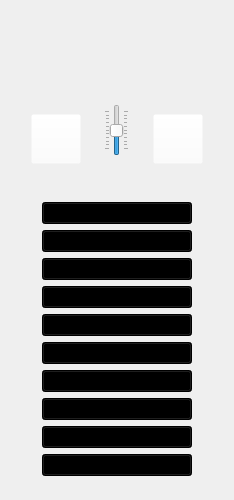
<?xml version="1.0" encoding="UTF-8"?>
<ui version="4.0">
 <class>PlaylistRadio</class>
 <widget class="QWidget" name="PlaylistRadio">
  <property name="geometry">
   <rect>
    <x>0</x>
    <y>0</y>
    <width>234</width>
    <height>500</height>
   </rect>
  </property>
  <property name="minimumSize">
   <size>
    <width>231</width>
    <height>500</height>
   </size>
  </property>
  <property name="maximumSize">
   <size>
    <width>234</width>
    <height>500</height>
   </size>
  </property>
  <property name="windowTitle">
   <string>Form</string>
  </property>
  <property name="styleSheet">
   <string notr="true">background-image: url(:/res/prosrach.png);
</string>
  </property>
  <layout class="QGridLayout" name="gridLayout_3">
   <item row="1" column="0">
    <layout class="QGridLayout" name="gridLayout_2">
     <item row="0" column="0" colspan="3">
      <layout class="QGridLayout" name="gridLayout">
       <item row="0" column="0" colspan="3">
        <widget class="QLabel" name="radio_label">
         <property name="minimumSize">
          <size>
           <width>210</width>
           <height>30</height>
          </size>
         </property>
         <property name="maximumSize">
          <size>
           <width>210</width>
           <height>30</height>
          </size>
         </property>
         <property name="styleSheet">
          <string notr="true">background-color: rgba(255, 255, 255, 0);
color: rgb(255, 255, 0);
font: italic 14pt &quot;Times New Roman&quot;;</string>
         </property>
         <property name="text">
          <string/>
         </property>
         <property name="alignment">
          <set>Qt::AlignCenter</set>
         </property>
        </widget>
       </item>
       <item row="1" column="0">
        <spacer name="horizontalSpacer_6">
         <property name="orientation">
          <enum>Qt::Horizontal</enum>
         </property>
         <property name="sizeHint" stdset="0">
          <size>
           <width>13</width>
           <height>20</height>
          </size>
         </property>
        </spacer>
       </item>
       <item row="1" column="1">
        <widget class="QLabel" name="track_label">
         <property name="minimumSize">
          <size>
           <width>190</width>
           <height>30</height>
          </size>
         </property>
         <property name="maximumSize">
          <size>
           <width>190</width>
           <height>30</height>
          </size>
         </property>
         <property name="styleSheet">
          <string notr="true">background-color: rgba(255, 255, 255, 0);
color: rgb(0, 255, 127);
font: italic 11pt &quot;Times New Roman&quot;;</string>
         </property>
         <property name="text">
          <string/>
         </property>
         <property name="alignment">
          <set>Qt::AlignCenter</set>
         </property>
        </widget>
       </item>
       <item row="1" column="2">
        <spacer name="horizontalSpacer_7">
         <property name="orientation">
          <enum>Qt::Horizontal</enum>
         </property>
         <property name="sizeHint" stdset="0">
          <size>
           <width>13</width>
           <height>20</height>
          </size>
         </property>
        </spacer>
       </item>
      </layout>
     </item>
     <item row="1" column="0">
      <spacer name="verticalSpacer_2">
       <property name="orientation">
        <enum>Qt::Vertical</enum>
       </property>
       <property name="sizeType">
        <enum>QSizePolicy::Fixed</enum>
       </property>
       <property name="sizeHint" stdset="0">
        <size>
         <width>20</width>
         <height>13</height>
        </size>
       </property>
      </spacer>
     </item>
     <item row="2" column="0" colspan="3">
      <layout class="QHBoxLayout" name="horizontalLayout">
       <item>
        <spacer name="horizontalSpacer">
         <property name="orientation">
          <enum>Qt::Horizontal</enum>
         </property>
         <property name="sizeType">
          <enum>QSizePolicy::Fixed</enum>
         </property>
         <property name="sizeHint" stdset="0">
          <size>
           <width>20</width>
           <height>20</height>
          </size>
         </property>
        </spacer>
       </item>
       <item>
        <widget class="QPushButton" name="Button_play">
         <property name="minimumSize">
          <size>
           <width>50</width>
           <height>50</height>
          </size>
         </property>
         <property name="maximumSize">
          <size>
           <width>31</width>
           <height>31</height>
          </size>
         </property>
         <property name="styleSheet">
          <string notr="true">background-color: rgba(255, 255, 255, 0);
border-image: url(:/res/play.png);
</string>
         </property>
         <property name="text">
          <string/>
         </property>
        </widget>
       </item>
       <item>
        <spacer name="horizontalSpacer_3">
         <property name="orientation">
          <enum>Qt::Horizontal</enum>
         </property>
         <property name="sizeHint" stdset="0">
          <size>
           <width>42</width>
           <height>51</height>
          </size>
         </property>
        </spacer>
       </item>
       <item>
        <widget class="QSlider" name="verticalSlider">
         <property name="maximum">
          <number>100</number>
         </property>
         <property name="value">
          <number>50</number>
         </property>
         <property name="orientation">
          <enum>Qt::Vertical</enum>
         </property>
         <property name="invertedAppearance">
          <bool>false</bool>
         </property>
         <property name="invertedControls">
          <bool>false</bool>
         </property>
         <property name="tickPosition">
          <enum>QSlider::TicksBothSides</enum>
         </property>
        </widget>
       </item>
       <item>
        <spacer name="horizontalSpacer_8">
         <property name="orientation">
          <enum>Qt::Horizontal</enum>
         </property>
         <property name="sizeHint" stdset="0">
          <size>
           <width>42</width>
           <height>51</height>
          </size>
         </property>
        </spacer>
       </item>
       <item>
        <widget class="QPushButton" name="Button_stop">
         <property name="minimumSize">
          <size>
           <width>50</width>
           <height>50</height>
          </size>
         </property>
         <property name="maximumSize">
          <size>
           <width>31</width>
           <height>31</height>
          </size>
         </property>
         <property name="styleSheet">
          <string notr="true">background-color: rgba(255, 255, 255, 0);
border-image: url(:/res/stop.png);</string>
         </property>
         <property name="text">
          <string/>
         </property>
        </widget>
       </item>
       <item>
        <spacer name="horizontalSpacer_2">
         <property name="orientation">
          <enum>Qt::Horizontal</enum>
         </property>
         <property name="sizeType">
          <enum>QSizePolicy::Fixed</enum>
         </property>
         <property name="sizeHint" stdset="0">
          <size>
           <width>20</width>
           <height>20</height>
          </size>
         </property>
        </spacer>
       </item>
      </layout>
     </item>
     <item row="3" column="1">
      <spacer name="verticalSpacer_3">
       <property name="orientation">
        <enum>Qt::Vertical</enum>
       </property>
       <property name="sizeType">
        <enum>QSizePolicy::Fixed</enum>
       </property>
       <property name="sizeHint" stdset="0">
        <size>
         <width>20</width>
         <height>40</height>
        </size>
       </property>
      </spacer>
     </item>
     <item row="4" column="0">
      <spacer name="horizontalSpacer_4">
       <property name="orientation">
        <enum>Qt::Horizontal</enum>
       </property>
       <property name="sizeHint" stdset="0">
        <size>
         <width>21</width>
         <height>263</height>
        </size>
       </property>
      </spacer>
     </item>
     <item row="4" column="1">
      <layout class="QVBoxLayout" name="verticalLayout">
       <item>
        <widget class="QComboBox" name="comboBox_rok">
         <property name="minimumSize">
          <size>
           <width>150</width>
           <height>0</height>
          </size>
         </property>
         <property name="maximumSize">
          <size>
           <width>150</width>
           <height>16777215</height>
          </size>
         </property>
         <property name="styleSheet">
          <string notr="true">background-color: rgba(255, 255, 255, 0);
selection-background-color: rgb(85, 255, 255);
selection-color: rgb(0, 0, 127);
background-color: qlineargradient(spread:pad, x1:0, y1:0, x2:1, y2:1, stop:0 rgba(255, 241, 118, 177), stop:1 rgba(255, 255, 255, 255));</string>
         </property>
         <item>
          <property name="text">
           <string>Рок</string>
          </property>
         </item>
        </widget>
       </item>
       <item>
        <widget class="QComboBox" name="comboBox_pop">
         <property name="minimumSize">
          <size>
           <width>150</width>
           <height>0</height>
          </size>
         </property>
         <property name="maximumSize">
          <size>
           <width>150</width>
           <height>16777215</height>
          </size>
         </property>
         <property name="styleSheet">
          <string notr="true">background-color: rgba(255, 255, 255, 0);
selection-background-color: rgb(85, 255, 255);
background-color: qlineargradient(spread:pad, x1:0, y1:0, x2:1, y2:1, stop:0 rgba(255, 241, 118, 177), stop:1 rgba(255, 255, 255, 255));
selection-color: rgb(0, 0, 127);</string>
         </property>
         <item>
          <property name="text">
           <string>Поп</string>
          </property>
         </item>
        </widget>
       </item>
       <item>
        <widget class="QComboBox" name="comboBox_dance">
         <property name="minimumSize">
          <size>
           <width>150</width>
           <height>0</height>
          </size>
         </property>
         <property name="maximumSize">
          <size>
           <width>150</width>
           <height>16777215</height>
          </size>
         </property>
         <property name="styleSheet">
          <string notr="true">background-color: rgba(255, 255, 255, 0);
selection-color: rgb(0, 0, 127);
selection-background-color: rgb(85, 255, 255);
background-color: qlineargradient(spread:pad, x1:0, y1:0, x2:1, y2:1, stop:0 rgba(255, 241, 118, 177), stop:1 rgba(255, 255, 255, 255));</string>
         </property>
         <property name="frame">
          <bool>true</bool>
         </property>
         <item>
          <property name="text">
           <string>Танцевальная</string>
          </property>
         </item>
        </widget>
       </item>
       <item>
        <widget class="QComboBox" name="comboBox_shanson">
         <property name="minimumSize">
          <size>
           <width>150</width>
           <height>0</height>
          </size>
         </property>
         <property name="maximumSize">
          <size>
           <width>150</width>
           <height>16777215</height>
          </size>
         </property>
         <property name="styleSheet">
          <string notr="true">background-color: rgba(255, 255, 255, 0);
selection-color: rgb(0, 0, 127);
selection-background-color: rgb(85, 255, 255);
background-color: qlineargradient(spread:pad, x1:0, y1:0, x2:1, y2:1, stop:0 rgba(255, 241, 118, 177), stop:1 rgba(255, 255, 255, 255));</string>
         </property>
         <property name="frame">
          <bool>true</bool>
         </property>
         <item>
          <property name="text">
           <string>Шансон</string>
          </property>
         </item>
        </widget>
       </item>
       <item>
        <widget class="QComboBox" name="comboBox_hiphop">
         <property name="minimumSize">
          <size>
           <width>150</width>
           <height>0</height>
          </size>
         </property>
         <property name="maximumSize">
          <size>
           <width>150</width>
           <height>16777215</height>
          </size>
         </property>
         <property name="styleSheet">
          <string notr="true">background-color: rgba(255, 255, 255, 0);
selection-color: rgb(0, 0, 127);
selection-background-color: rgb(85, 255, 255);
background-color: qlineargradient(spread:pad, x1:0, y1:0, x2:1, y2:1, stop:0 rgba(255, 241, 118, 177), stop:1 rgba(255, 255, 255, 255));</string>
         </property>
         <property name="frame">
          <bool>true</bool>
         </property>
         <item>
          <property name="text">
           <string>Реп, хип-хоп</string>
          </property>
         </item>
        </widget>
       </item>
       <item>
        <widget class="QComboBox" name="comboBox_classic">
         <property name="minimumSize">
          <size>
           <width>150</width>
           <height>0</height>
          </size>
         </property>
         <property name="maximumSize">
          <size>
           <width>150</width>
           <height>16777215</height>
          </size>
         </property>
         <property name="styleSheet">
          <string notr="true">background-color: rgba(255, 255, 255, 0);
selection-color: rgb(0, 0, 127);
selection-background-color: rgb(85, 255, 255);
background-color: qlineargradient(spread:pad, x1:0, y1:0, x2:1, y2:1, stop:0 rgba(255, 241, 118, 177), stop:1 rgba(255, 255, 255, 255));</string>
         </property>
         <property name="frame">
          <bool>true</bool>
         </property>
         <item>
          <property name="text">
           <string>Классика</string>
          </property>
         </item>
        </widget>
       </item>
       <item>
        <widget class="QComboBox" name="comboBox_kind">
         <property name="minimumSize">
          <size>
           <width>150</width>
           <height>0</height>
          </size>
         </property>
         <property name="maximumSize">
          <size>
           <width>150</width>
           <height>16777215</height>
          </size>
         </property>
         <property name="styleSheet">
          <string notr="true">background-color: rgba(255, 255, 255, 0);
selection-color: rgb(0, 0, 127);
selection-background-color: rgb(85, 255, 255);
background-color: qlineargradient(spread:pad, x1:0, y1:0, x2:1, y2:1, stop:0 rgba(255, 241, 118, 177), stop:1 rgba(255, 255, 255, 255));</string>
         </property>
         <property name="frame">
          <bool>true</bool>
         </property>
         <item>
          <property name="text">
           <string>Детское</string>
          </property>
         </item>
        </widget>
       </item>
       <item>
        <widget class="QComboBox" name="comboBox_humor">
         <property name="minimumSize">
          <size>
           <width>150</width>
           <height>0</height>
          </size>
         </property>
         <property name="maximumSize">
          <size>
           <width>150</width>
           <height>16777215</height>
          </size>
         </property>
         <property name="styleSheet">
          <string notr="true">background-color: rgba(255, 255, 255, 0);
selection-color: rgb(0, 0, 127);
selection-background-color: rgb(85, 255, 255);
background-color: qlineargradient(spread:pad, x1:0, y1:0, x2:1, y2:1, stop:0 rgba(255, 241, 118, 177), stop:1 rgba(255, 255, 255, 255));</string>
         </property>
         <property name="frame">
          <bool>true</bool>
         </property>
         <item>
          <property name="text">
           <string>Юмор</string>
          </property>
         </item>
        </widget>
       </item>
       <item>
        <widget class="QComboBox" name="comboBox_news">
         <property name="minimumSize">
          <size>
           <width>150</width>
           <height>0</height>
          </size>
         </property>
         <property name="maximumSize">
          <size>
           <width>150</width>
           <height>16777215</height>
          </size>
         </property>
         <property name="styleSheet">
          <string notr="true">background-color: rgba(255, 255, 255, 0);
selection-color: rgb(0, 0, 127);
selection-background-color: rgb(85, 255, 255);
background-color: qlineargradient(spread:pad, x1:0, y1:0, x2:1, y2:1, stop:0 rgba(255, 241, 118, 177), stop:1 rgba(255, 255, 255, 255));</string>
         </property>
         <property name="frame">
          <bool>true</bool>
         </property>
         <item>
          <property name="text">
           <string>Новости</string>
          </property>
         </item>
        </widget>
       </item>
       <item>
        <widget class="QComboBox" name="comboBox_other">
         <property name="minimumSize">
          <size>
           <width>150</width>
           <height>0</height>
          </size>
         </property>
         <property name="maximumSize">
          <size>
           <width>150</width>
           <height>16777215</height>
          </size>
         </property>
         <property name="styleSheet">
          <string notr="true">background-color: rgba(255, 255, 255, 0);
selection-color: rgb(0, 0, 127);
selection-background-color: rgb(85, 255, 255);
background-color: qlineargradient(spread:pad, x1:0, y1:0, x2:1, y2:1, stop:0 rgba(255, 241, 118, 177), stop:1 rgba(255, 255, 255, 255));</string>
         </property>
         <property name="frame">
          <bool>true</bool>
         </property>
         <item>
          <property name="text">
           <string>Другое</string>
          </property>
         </item>
        </widget>
       </item>
      </layout>
     </item>
     <item row="4" column="2">
      <spacer name="horizontalSpacer_5">
       <property name="orientation">
        <enum>Qt::Horizontal</enum>
       </property>
       <property name="sizeHint" stdset="0">
        <size>
         <width>21</width>
         <height>263</height>
        </size>
       </property>
      </spacer>
     </item>
     <item row="5" column="1">
      <spacer name="verticalSpacer">
       <property name="orientation">
        <enum>Qt::Vertical</enum>
       </property>
       <property name="sizeType">
        <enum>QSizePolicy::Fixed</enum>
       </property>
       <property name="sizeHint" stdset="0">
        <size>
         <width>20</width>
         <height>13</height>
        </size>
       </property>
      </spacer>
     </item>
    </layout>
   </item>
   <item row="0" column="0">
    <spacer name="verticalSpacer_4">
     <property name="orientation">
      <enum>Qt::Vertical</enum>
     </property>
     <property name="sizeHint" stdset="0">
      <size>
       <width>20</width>
       <height>40</height>
      </size>
     </property>
    </spacer>
   </item>
  </layout>
 </widget>
 <resources/>
 <connections/>
</ui>
